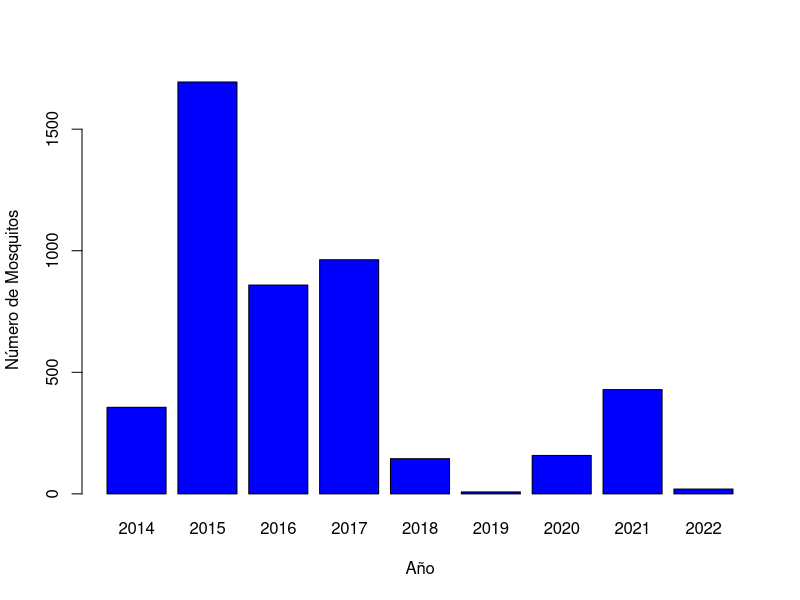
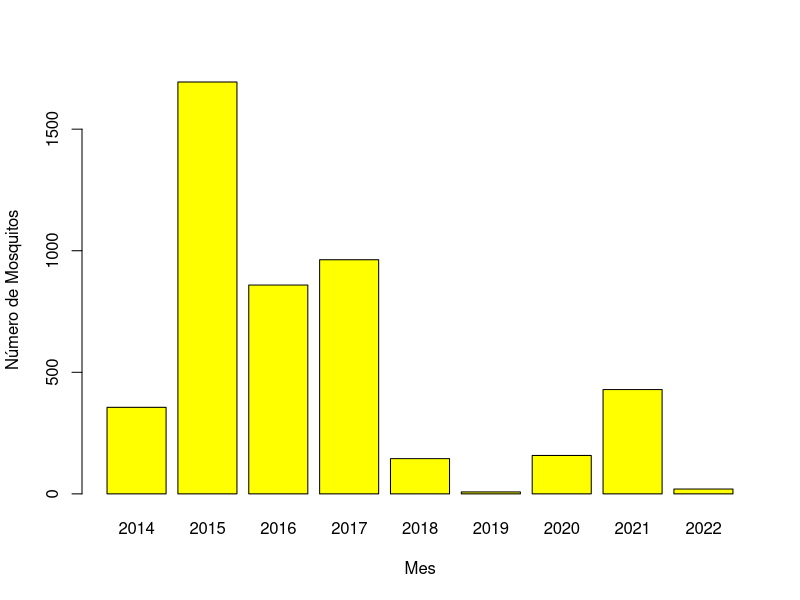

Generate these figures, in order, with R:
#a
mosquitos <- read.csv("mosquito_alert.csv")
print(mosquitos)

#b
n_registros <- nrow(mosquitos)
print(n_registros)

#c
especies<-mosquitos[,c(11)]
unique(especies)

#d
#paises
paises<-mosquitos[,c(2)]
listaPaises<-unique(paises)
print(listaPaises)
length(listaPaises)

#provincias
provincia<- mosquitos[,c(3)]
provincias<-unique(provincia)
print(provincias)
length(provincias)

#e
mosquitos_por_anio <- aggregate(mosquitos$record.ID, by=list(mosquitos$year), FUN=length)
x <- mosquitos_por_anio$Group.1
y <- mosquitos_por_anio$x
barplot(y, names.arg = x, col="blue", xlab="Año", ylab="Número de Mosquitos")
#x <- levels(factor(mosquitos$year))


#f
mosquitos_por_mes <- aggregate(mosquitos$record.ID, by=list(mosquitos$month), FUN=length)
xm <- mosquitos_por_mes$Group.1
ym <- mosquitos_por_mes$x
barplot(y, names.arg = x, col="yellow", xlab="Mes", ylab="Número de Mosquitos")


#g
provincias_con_aedes_japonicus <- unique(mosquitos$provincia[mosquitos$species == "Aedes japonicus"])
provincias_con_aedes_japonicus


#h
anyo_primer_registro_aedes_japonicus <- min(mosquitos$year[mosquitos$species == "Aedes japonicus"])
anyo_primer_registro_aedes_japonicus

